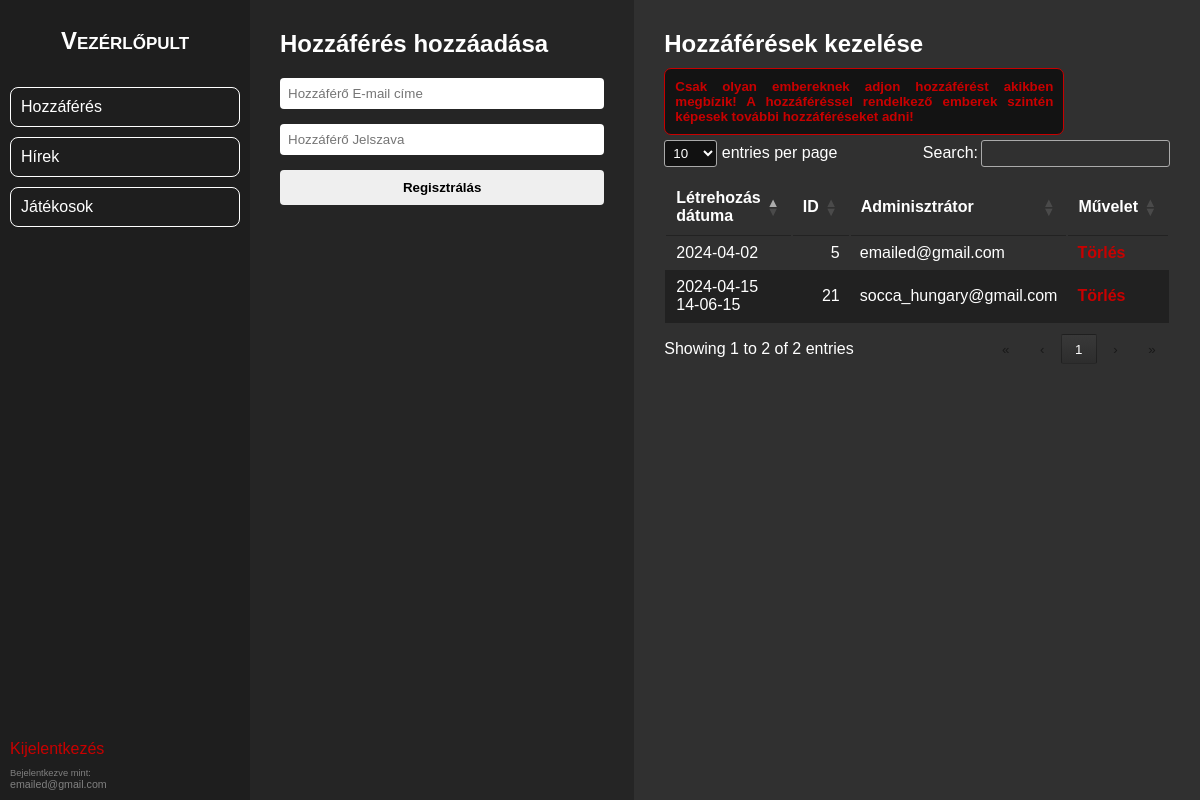
The app's page /admin/panels/admin_panel.php (signed in), older data.
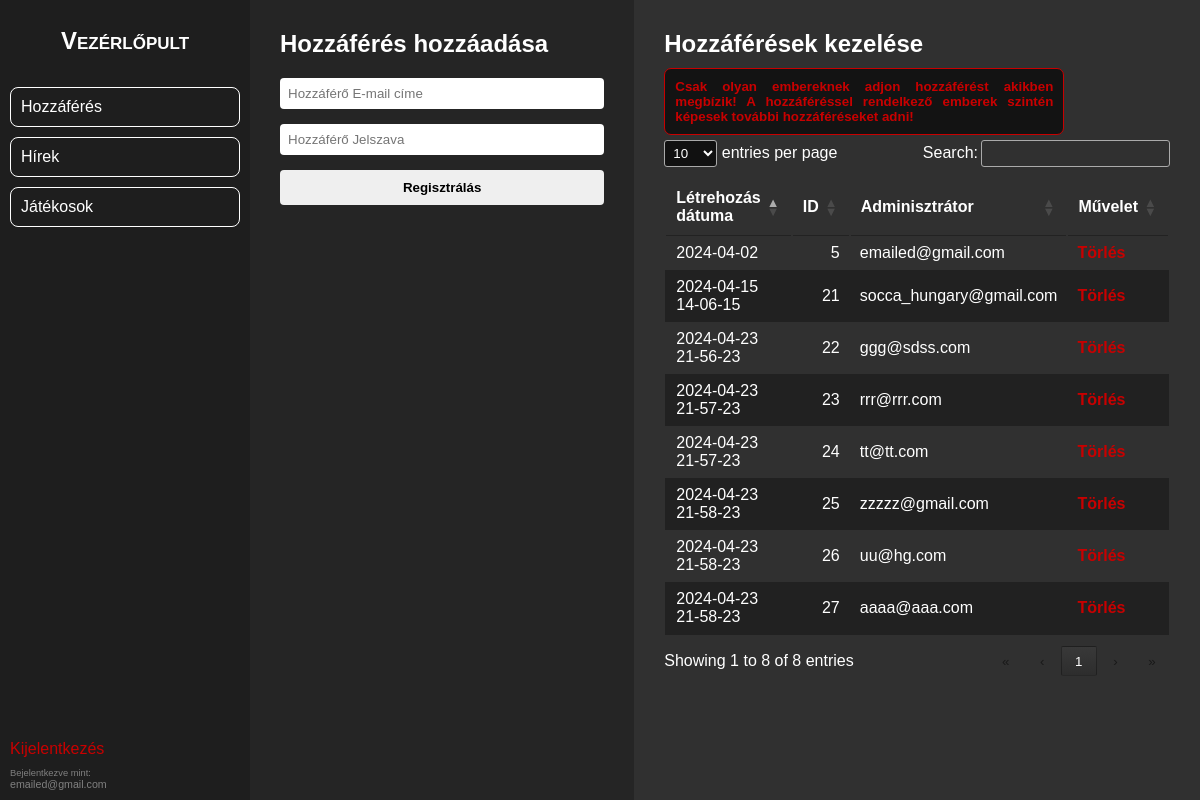
The same page, newer data.
### tables this page shows
CREATE TABLE IF NOT EXISTS `admin_default` (
  `id_adm` tinyint UNSIGNED NOT NULL AUTO_INCREMENT,
  `date` varchar(255) NOT NULL,
  `email` varchar(48) NOT NULL,
  `passwrd` char(40) NOT NULL,
  PRIMARY KEY (`id_adm`)
);

### admin/admin_def/admin_manager.php (the view, shortened to what this page needs)
<?php include('../lib/jquery/admins_jquery.php'); ?>
<div class="admin-manager-container">
    <h2>Hozzáférések kezelése</h2>
    <div class="notice">
        Csak olyan embereknek adjon hozzáférést akikben megbízik! A hozzáféréssel rendelkező emberek szintén képesek további hozzáféréseket adni!
    </div>
    <table class="admin-table" id="admins-table-data">
        <thead>
            <th>Létrehozás dátuma</th>
            <th>ID</th>
            <th>Adminisztrátor</th>
            <th>Művelet</th>
        </thead>
        <?php
        include('../../connect.php');
        $sqlSelect = "SELECT id_adm, email, date FROM admin_default";
        $result = mysqli_query($conn, $sqlSelect);
        while ($data = mysqli_fetch_array($result)) {
        ?>
            <tr>
                <td><?php echo $data["date"] ?></td>
                <td><?php echo $data["id_adm"] ?></td>
                <td><?php echo $data["email"] ?></td>
                <td>
                    <a class="delete" onclick="return confirm('Biztosan eltávolítja az ADMINISZTRÁTORT a rendszerből?');" href="../../admin/admin_def/admin_delete.php?id_adm=<?php echo $data["id_adm"] ?>">
                        Törlés
                    </a>
                </td>
            </tr>
        <?php
        }
        ?>
    </table>
</div>

### admin/headers/header.php (shortened to what this page needs)
<!DOCTYPE html>
<html lang="en">
<head>
</head>
<body>
    <div class="main">
        <div class="container">
            <h1 class="dashboard"><a href="../panels/dashboard_panel.php">Vezérlőpult</a></h1>
            <div class="menu-container">
                <a href="../panels/admin_panel.php" class="admin">Hozzáférés</a>
                <a href="../panels/news_panel.php" class="news">Hírek</a>
                <a href="../panels/players_panel.php" class="players">Játékosok</a>
            </div>
            <div class="logged">
                <a href="../logout.php" class="logout">Kijelentkezés</a>
                <div class="logged-user">
                    <span class="in-as">Bejelentkezve mint:</span>
                    <span id="user"><?php print $_SESSION["email"] ?></span>
                </div>
            </div>
        </div>

### admin/panels/admin_panel.php (shortened to what this page needs)
<?php
include("../headers/header.php");
?>
<div class="action-container">
    <?php include("../admin_def/admin_create.php") ?>
    <?php include("../admin_def/admin_manager.php") ?>
</div>
<?php
include("../headers/footer.php");
?>

### admin/admin_def/admin_create.php (shortened to what this page needs)
<div class="admin-create-container">
    <h2>Hozzáférés hozzáadása</h2>
    <form action="../../admin/admin_def/admin_process.php" method="post" class="new-admin-form" autocomplete="off">
        <div class="inputs">
            <input class="inarea" type="text" class="form-control" name="email" placeholder="Hozzáférő E-mail címe" required>
            <input class="inarea" type="password" name="passwrd" class="form-control" placeholder="Hozzáférő Jelszava" required>
            <input type="submit" value="Regisztrálás" name="submit_a">
        </div>
    </form>
</div>

### admin/lib/jquery/admins_jquery.php (shortened to what this page needs)
<link rel="stylesheet" type="text/css" href="../lib/jquery/dataTables.dataTables.min.css">

### admin/headers/footer.php
</div>
</body>
</html>

### admin/panels/admin_panel.php (style rules this page uses)
.action-container { display: flex; width: 100%; }

### admin/admin_def/admin_create.php (style rules this page uses)
.admin-create-container { display: flex; justify-content: baseline; flex-direction: column; width: 100%; max-width: 400px; background-color: #252525; color: #fff; padding: 30px; }
.new-admin-form { display: flex; flex-direction: column; }
.new-admin-form .inarea { padding: 8px; border-radius: 4px; border: none; }
.new-admin-form input[type="submit"] { padding: 10px; border: none; border-radius: 4px; font-weight: bold; }
.inputs { display: flex; flex-direction: column; margin-top: 20px; gap: 15px; }

### admin/admin_def/admin_manager.php (style rules this page uses)
.admin-manager-container { display: flex; flex-direction: column; align-items: baseline; justify-content: baseline; padding: 30px; width: 100%; background-color: #303030; color: #fff; }
.admin-table { border-collapse: collapse; }
.admin-table, th, td { padding: 10px; }
.admin-table tr:nth-child(even) { background-color: #212121; }
.admin-table, th { border: 2px solid transparent; }
.delete { color: rgb(200, 0, 0); text-decoration: none; font-weight: bold; }
.notice { background-color: #131313; padding: 10px; margin-top: 10px; font-size: 10pt; text-align: justify; max-width: 400px; color: rgb(200, 0, 0); font-weight: bold; border-radius: 7px; border: 1px solid rgb(200, 0, 0); }

Row changes from the older to the newer data that the page shows:
added admin_default: date "2024-04-23 21-56-23", id_adm "22", email "ggg@sdss.com"
added admin_default: date "2024-04-23 21-57-23", id_adm "23", email "rrr@rrr.com"
added admin_default: date "2024-04-23 21-57-23", id_adm "24", email "tt@tt.com"
added admin_default: date "2024-04-23 21-58-23", id_adm "25", email "zzzzz@gmail.com"
added admin_default: date "2024-04-23 21-58-23", id_adm "26", email "uu@hg.com"
added admin_default: date "2024-04-23 21-58-23", id_adm "27", email "aaaa@aaa.com"
Text that changed along with them:
text written by a page script: "entries per page Search: Showing 1 to 2 of 2 entries « ‹ 1 › »" → "entries per page Search: Showing 1 to 8 of 8 entries « ‹ 1 › »"
